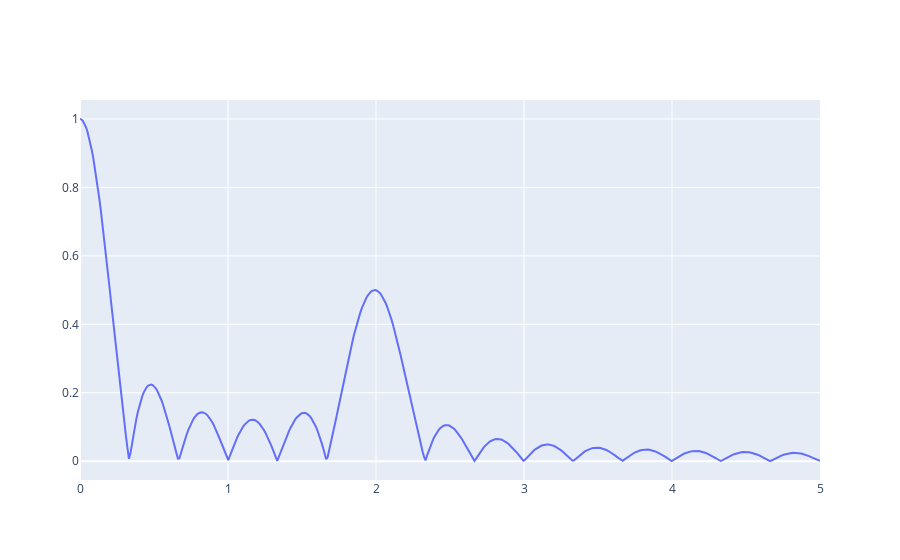

The notebook cell this image was saved under:
### Code cell
CMl=[np.sqrt(get_center(f,F[i])[1]**2+get_center(f,F[i])[0]**2) for i in range(num)]
fig=go.Figure()
fig.add_trace(go.Scatter(x=F,y=CMl))

### Figure 1 — Plotly figure (JSON) as saved in the notebook; plotly's stock layout.template omitted (floating-point values rounded to 4 significant figures; data arrays with more than 128 entries replaced by an {"elided": "..."} marker saying what was removed)
{"data": [{"type": "scatter", "x": {"elided": "500 float values"}, "y": {"elided": "500 float values"}}], "layout": {}}
